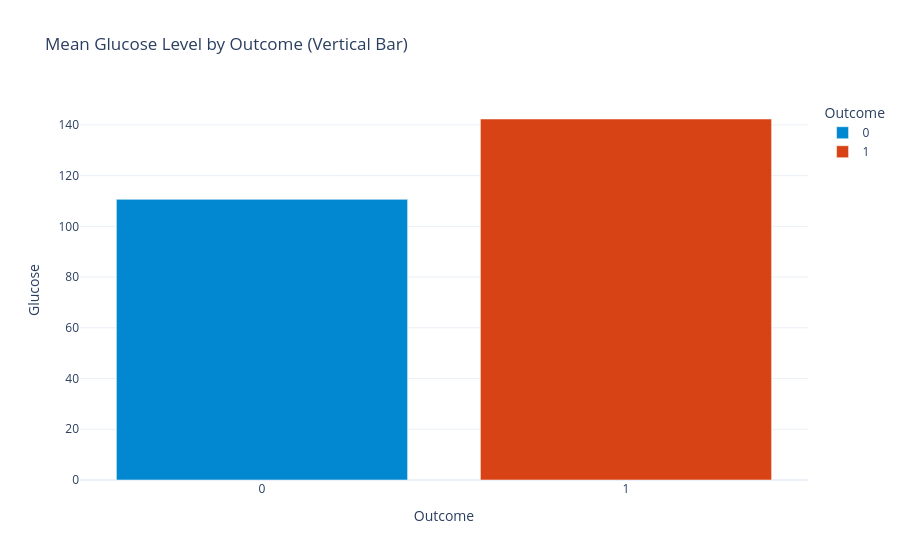
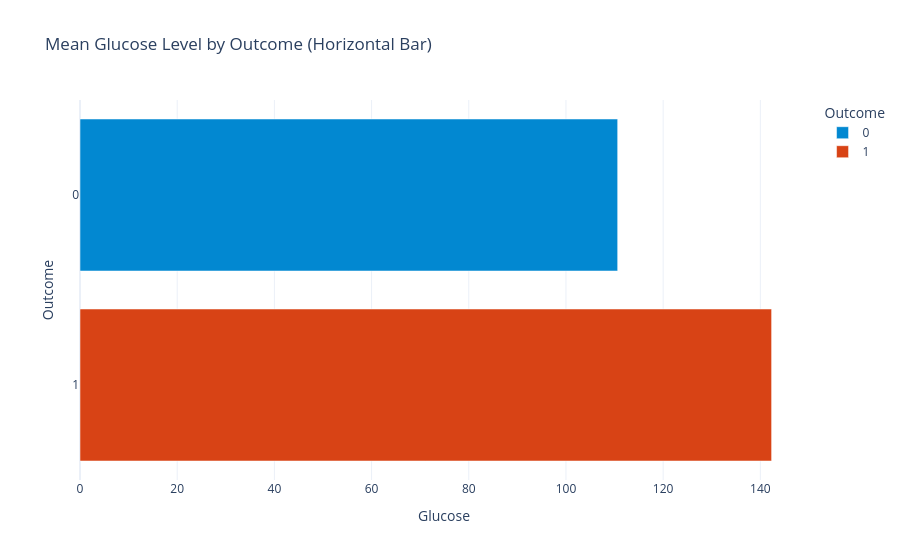

The notebook cell saved with these charts, in order:
### Markdown cell above
### 2. Bar Charts (Vertical & Horizontal): Mean Glucose Levels by Outcome

### Code cell
# Filter out invalid zeros for accurate mean calculation
valid_glucose = df[df['Glucose'] > 0]
mean_glucose = valid_glucose.groupby('Outcome')['Glucose'].mean().reset_index()
mean_glucose['Outcome'] = mean_glucose['Outcome'].astype(str)

# Vertical Bar Chart
fig_v = px.bar(
    mean_glucose, x='Outcome', y='Glucose', 
    title='Mean Glucose Level by Outcome (Vertical Bar)',
    color='Outcome', color_discrete_map={'0': '#0288D1', '1': '#D84315'}
)
fig_v.show()

# Horizontal Bar Chart
fig_h = px.bar(
    mean_glucose, y='Outcome', x='Glucose', orientation='h',
    title='Mean Glucose Level by Outcome (Horizontal Bar)',
    color='Outcome', color_discrete_map={'0': '#0288D1', '1': '#D84315'}
)
fig_h.show()

### Figure 1 — Plotly figure (JSON) as saved in the notebook; plotly's stock layout.template omitted (floating-point values rounded to 4 significant figures)
{"data": [{"hovertemplate": "Outcome=%{x}<br>Glucose=%{y}<extra></extra>", "legendgroup": "0", "marker": {"color": "#0288D1", "pattern": {"shape": ""}}, "name": "0", "orientation": "v", "showlegend": true, "textposition": "auto", "type": "bar", "x": ["0"], "xaxis": "x", "y": [110.6], "yaxis": "y"}, {"hovertemplate": "Outcome=%{x}<br>Glucose=%{y}<extra></extra>", "legendgroup": "1", "marker": {"color": "#D84315", "pattern": {"shape": ""}}, "name": "1", "orientation": "v", "showlegend": true, "textposition": "auto", "type": "bar", "x": ["1"], "xaxis": "x", "y": [142.3], "yaxis": "y"}], "layout": {"barmode": "relative", "legend": {"title": {"text": "Outcome"}, "tracegroupgap": 0}, "title": {"text": "Mean Glucose Level by Outcome (Vertical Bar)"}, "xaxis": {"anchor": "y", "categoryarray": ["0", "1"], "categoryorder": "array", "domain": [0.0, 1.0], "title": {"text": "Outcome"}}, "yaxis": {"anchor": "x", "domain": [0.0, 1.0], "title": {"text": "Glucose"}}}}

### Figure 2 — Plotly figure (JSON) as saved in the notebook; plotly's stock layout.template omitted (floating-point values rounded to 4 significant figures)
{"data": [{"hovertemplate": "Outcome=%{y}<br>Glucose=%{x}<extra></extra>", "legendgroup": "0", "marker": {"color": "#0288D1", "pattern": {"shape": ""}}, "name": "0", "orientation": "h", "showlegend": true, "textposition": "auto", "type": "bar", "x": [110.6], "xaxis": "x", "y": ["0"], "yaxis": "y"}, {"hovertemplate": "Outcome=%{y}<br>Glucose=%{x}<extra></extra>", "legendgroup": "1", "marker": {"color": "#D84315", "pattern": {"shape": ""}}, "name": "1", "orientation": "h", "showlegend": true, "textposition": "auto", "type": "bar", "x": [142.3], "xaxis": "x", "y": ["1"], "yaxis": "y"}], "layout": {"barmode": "relative", "legend": {"title": {"text": "Outcome"}, "tracegroupgap": 0}, "title": {"text": "Mean Glucose Level by Outcome (Horizontal Bar)"}, "xaxis": {"anchor": "y", "domain": [0.0, 1.0], "title": {"text": "Glucose"}}, "yaxis": {"anchor": "x", "categoryarray": ["1", "0"], "categoryorder": "array", "domain": [0.0, 1.0], "title": {"text": "Outcome"}}}}
